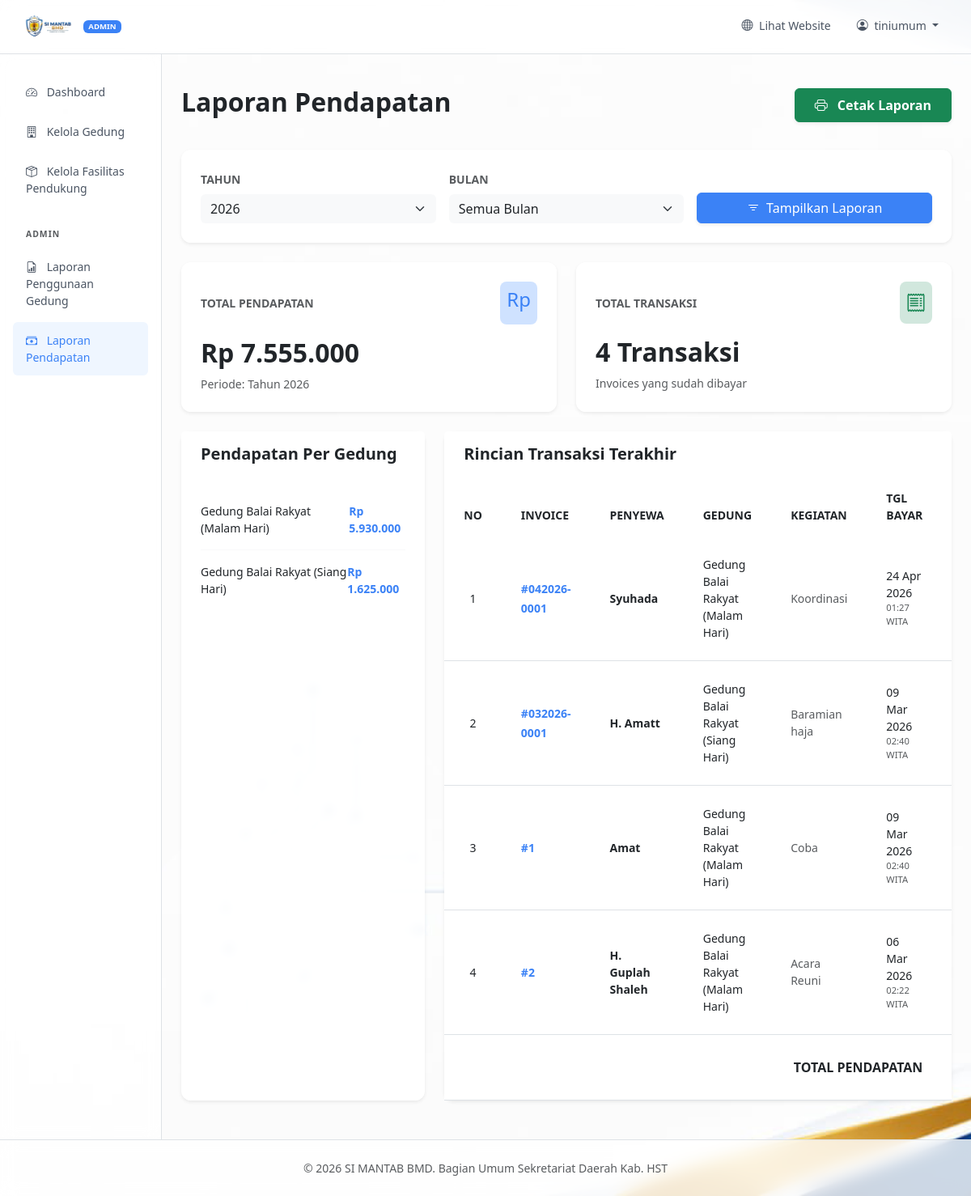
Screenshot of /admin/revenue.php (signed in) with the database file from the repository.
### tables this page shows
CREATE TABLE `invoices` (
  `id` varchar(255) NOT NULL,
  `booking_id` int(11) NOT NULL,
  `amount` decimal(10,2) NOT NULL,
  `status` enum('unpaid','paid','cancelled') NOT NULL DEFAULT 'unpaid',
  `created_at` timestamp NOT NULL DEFAULT current_timestamp(),
  `updated_at` timestamp NOT NULL DEFAULT current_timestamp() ON UPDATE current_timestamp()
);

CREATE TABLE `bookings` (
  `id` int(11) NOT NULL,
  `building_id` int(11) DEFAULT NULL,
  `booker_name` varchar(255) NOT NULL,
  `booker_email` varchar(255) DEFAULT NULL,
  `booker_phone` varchar(50) DEFAULT NULL,
  `organization` varchar(255) DEFAULT NULL,
  `event_name` varchar(255) NOT NULL,
  `event_description` text DEFAULT NULL,
  `booking_date` date NOT NULL,
  `start_time` time NOT NULL,
  `end_time` time NOT NULL,
  `status` enum('pending','approved','rejected','cancelled') DEFAULT 'pending',
  `admin_notes` text DEFAULT NULL,
  `proposal_file` text DEFAULT NULL,
  `created_at` timestamp NOT NULL DEFAULT current_timestamp(),
  `updated_at` timestamp NOT NULL DEFAULT current_timestamp() ON UPDATE current_timestamp()
);

CREATE TABLE `buildings` (
  `id` int(11) NOT NULL,
  `name` varchar(255) NOT NULL,
  `price` decimal(10,2) NOT NULL DEFAULT 0.00,
  `quantity` int(11) NOT NULL DEFAULT 1,
  `category` enum('gratis','berbayar') NOT NULL DEFAULT 'gratis',
  `description` text DEFAULT NULL,
  `requirements` text DEFAULT NULL,
  `capacity` int(11) DEFAULT NULL,
  `location` text DEFAULT NULL,
  `image_url` varchar(255) DEFAULT NULL,
  `created_at` timestamp NOT NULL DEFAULT current_timestamp()
);

### admin/revenue.php (the view, shortened to what this page needs)
<?php
require_once '../config.php';
$year = $_GET['year'] ?? date('Y');
$month = $_GET['month'] ?? '';
$months = [
    1 => 'Januari', 2 => 'Februari', 3 => 'Maret', 4 => 'April',
    5 => 'Mei', 6 => 'Juni', 7 => 'Juli', 8 => 'Agustus',
    9 => 'September', 10 => 'Oktober', 11 => 'November', 12 => 'Desember'
];
$years = range(date('Y'), date('Y') - 5);
include 'header.php';
?>
<div class="d-flex justify-content-between flex-wrap flex-md-nowrap align-items-center pt-3 pb-2 mb-4">
    <h1 class="h2 fw-bold">Laporan Pendapatan</h1>
    <div class="btn-group shadow-sm">
        <button onclick="window.print()" class="btn btn-success px-4 py-2 fw-bold">
            <i class="bi bi-printer me-2"></i> Cetak Laporan
        </button>
    </div>
</div>
<div class="card border-0 shadow-sm mb-4">
    <div class="card-body p-4">
        <form method="GET" class="row g-3 align-items-end">
            <div class="col-md-4">
                <label class="form-label small fw-bold text-muted text-uppercase">Tahun</label>
                <select name="year" class="form-select border-0 bg-light shadow-none">
                    <?php foreach($years as $y): ?>
                        <option value="<?= $y ?>" <?= $year == $y ? 'selected' : '' ?>><?= $y ?></option>
                    <?php endforeach; ?>
                </select>
            </div>
            <div class="col-md-4">
                <label class="form-label small fw-bold text-muted text-uppercase">Bulan</label>
                <select name="month" class="form-select border-0 bg-light shadow-none">
                    <option value="">Semua Bulan</option>
                </select>
            </div>
            <div class="col-md-4">
                <button type="submit" class="btn btn-primary w-100 shadow-sm">
                    <i class="bi bi-filter me-1"></i> Tampilkan Laporan
                </button>
            </div>
        </form>
    </div>
</div>
<?php
$query = "
    SELECT
        i.*,
        b.event_name,
        b.booker_name,
        b.booking_date,
        bu.name as building_name
    FROM invoices i
    JOIN bookings b ON i.booking_id = b.id
    JOIN buildings bu ON b.building_id = bu.id
    WHERE i.status = 'paid' AND YEAR(i.updated_at) = ?
";
$params = [$year];
$query .= " ORDER BY i.updated_at DESC";
$stmt = $pdo->prepare($query);
$stmt->execute($params);
$invoices = $stmt->fetchAll(PDO::FETCH_ASSOC);
$total_revenue = 0;
$total_transactions = count($invoices);
$revenue_by_building = [];
foreach ($invoices as $inv) {
    $total_revenue += $inv['amount'];
    $building_name = $inv['building_name'];
    if (!isset($revenue_by_building[$building_name])) {
        $revenue_by_building[$building_name] = 0;
    }
    $revenue_by_building[$building_name] += $inv['amount'];
}
?>
<div class="row g-4 mb-4 no-print-row">
    <div class="col-md-6">
        <div class="card border-0 shadow-sm h-100">
            <div class="card-body p-4">
                <div class="d-flex align-items-center justify-content-between mb-3">
                    <div class="text-muted small fw-bold text-uppercase">Total Pendapatan</div>
                    <div class="bg-primary-subtle text-primary p-2 rounded-3">
                        <h2 class="fs-4">Rp</h2>
                    </div>
                </div>
                <h2 class="fw-bold mb-0">Rp <?= number_format($total_revenue, 0, ',', '.') ?></h2>
                <div class="text-muted small mt-2">Periode: <?= $month ? $months[$month] . ' ' . $year : 'Tahun ' . $year ?></div>
            </div>
        </div>
    </div>
    <div class="col-md-6">
        <div class="card border-0 shadow-sm h-100">
            <div class="card-body p-4">
                <div class="d-flex align-items-center justify-content-between mb-3">
                    <div class="text-muted small fw-bold text-uppercase">Total Transaksi</div>
                    <div class="bg-success-subtle text-success p-2 rounded-3">
                        <i class="bi bi-receipt fs-4"></i>
                    </div>
                </div>
                <h2 class="fw-bold mb-0"><?= $total_transactions ?> Transaksi</h2>
                <div class="text-muted small mt-2">Invoices yang sudah dibayar</div>
            </div>
        </div>
    </div>
</div>
<div class="row g-4 mb-4">
    <div class="col-lg-4 no-print-col">
        <div class="card border-0 shadow-sm h-100">
            <div class="card-header bg-white border-0 py-3 px-4">
                <h5 class="fw-bold mb-0">Pendapatan Per Gedung</h5>
            </div>
            <div class="card-body px-4 pb-4">
                <?php if (empty($revenue_by_building)): ?>
                    <div class="text-muted small italic">Tidak ada data.</div>
                <?php else: ?>
                    <ul class="list-group list-group-flush">
                        <?php foreach ($revenue_by_building as $name => $amount): ?>
                        <li class="list-group-item d-flex justify-content-between align-items-center px-0 border-light py-3">
                            <div class="small fw-medium"><?= htmlspecialchars($name) ?></div>
                            <div class="small fw-bold text-primary">Rp <?= number_format($amount, 0, ',', '.') ?></div>
                        </li>
                        <?php endforeach; ?>
                    </ul>
                <?php endif; ?>
            </div>
        </div>
    </div>
    <div class="col-lg-8">
        <div class="card border-0 shadow-sm h-100">
            <div class="card-header bg-white border-0 py-3 px-4">
                <h5 class="fw-bold mb-0">Rincian Transaksi Terakhir</h5>
            </div>
            <div class="table-responsive">
                <table class="table table-hover align-middle mb-0">
                    <thead class="bg-light text-muted small text-uppercase fw-bold">
                        <tr>
                            <th class="px-4 py-3 border-0 text-center">No</th>
                            <th class="px-4 py-3 border-0">Invoice</th>
                            <th class="px-4 py-3 border-0">Penyewa</th>
                            <th class="px-4 py-3 border-0">Gedung</th>
                            <th class="px-4 py-3 border-0">Kegiatan</th>
                            <th class="px-4 py-3 border-0">Tgl Bayar</th>
                            <th class="px-4 py-3 border-0 text-end">Total Biaya</th>
                        </tr>
                    </thead>
                    <tbody class="border-top-0">
                        <?php if(empty($invoices)): ?>
                            <tr><td colspan="7" class="px-4 py-5 text-center text-muted italic small">Tidak ada data transaksi.</td></tr>
                        <?php else: ?>
                            <?php $no = 1; foreach($invoices as $inv): ?>
                            <tr>
                                <td class="px-4 py-4 text-center small"><?= $no++ ?></td>
                                <td class="px-4 py-4">
                                    <a href="../invoice.php?id=<?= $inv['id'] ?>" target="_blank" class="fw-bold text-primary text-decoration-none small">
                                        #<?= $inv['id'] ?>
                                    </a>
                                </td>
                                <td class="px-4 py-4">
                                    <div class="fw-bold small"><?= htmlspecialchars($inv['booker_name']) ?></div>
                                </td>
                                <td class="px-4 py-4">
                                    <div class="small"><?= htmlspecialchars($inv['building_name']) ?></div>
                                </td>
                                <td class="px-4 py-4">
                                    <div class="small text-muted"><?= htmlspecialchars($inv['event_name']) ?></div>
                                </td>
                                <td class="px-4 py-4">
                                    <div class="small"><?= date('d M Y', strtotime($inv['updated_at'])) ?></div>
                                    <div class="text-muted xsmall"><?= date('H:i', strtotime($inv['updated_at'])) ?> WITA</div>
                                </td>
                                <td class="px-4 py-4 text-end">
                                </td>
                            </tr>
                            <?php endforeach; ?>
                        <?php endif; ?>
                    </tbody>
                    <tfoot class="bg-light fw-bold">
                        <tr>
                            <td colspan="6" class="px-4 py-3 text-end text-uppercase">Total Pendapatan</td>
                            <td class="px-4 py-3 text-end text-primary">
                            </td>
                        </tr>
                    </tfoot>
                </table>
            </div>
        </div>
    </div>
</div>
<?php include '../footer.php'; ?>

### admin/header.php (style rules this page uses)
:root { --bs-primary: #3b82f6; --bs-primary-rgb: 59, 130, 246; }
.btn-primary { background-color: var(--bs-primary); border-color: var(--bs-primary); }
html, body { height: 100%; margin: 0; }
body { background-image: url('../assets/simantab.jpg'); background-size: cover; background-attachment: fixed; background-position: center; background-repeat: no-repeat; min-height: 100vh; }
.card { background-color: rgba(255, 255, 255, 0.9); backdrop-filter: blur(5px); border: none; border-radius: 0.75rem; }

### admin/revenue.php (style rules this page uses)
.xsmall { font-size: 0.7rem; }
.bg-primary-subtle { background-color: #e7f1ff; }
.bg-success-subtle { background-color: #d1fae5; }

### rows the page displays
invoices: id "042026-0001", booking.booker_name "Syuhada", buildings.name "Gedung Balai Rakyat (Malam Hari)", booking.event_name "Koordinasi", updated_at "24 Apr 2026", updated_at "01:27"
invoices: id "032026-0001", booking.booker_name "H. Amatt", buildings.name "Gedung Balai Rakyat (Siang Hari)", booking.event_name "Baramian haja", updated_at "09 Mar 2026", updated_at "02:40"
invoices: id "1", booking.booker_name "Amat", buildings.name "Gedung Balai Rakyat (Malam Hari)", booking.event_name "Coba", updated_at "09 Mar 2026", updated_at "02:40"
invoices: id "2", booking.booker_name "H. Guplah Shaleh", buildings.name "Gedung Balai Rakyat (Malam Hari)", booking.event_name "Acara Reuni", updated_at "06 Mar 2026", updated_at "02:22"

### other values shown
$_SESSION['username'] "tiniumum"
$total_revenue "7.555.000"
$year "2026"
$total_transactions "4"
$name "Gedung Balai Rakyat (Malam Hari)"
$amount "5.930.000"
$name "Gedung Balai Rakyat (Siang Hari)"
$amount "1.625.000"
form field year "2026"
